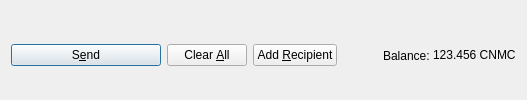
         <widget class="QFrame" name="frame_Send">
          <layout class="QHBoxLayout" name="horizontalLayout">
           <property name="bottomMargin">
            <number>0</number>
           </property>
           <item>
            <widget class="QPushButton" name="sendButton">
             <property name="minimumSize">
              <size>
               <width>150</width>
               <height>0</height>
              </size>
             </property>
             <property name="toolTip">
              <string>Confirm the send action</string>
             </property>
             <property name="text">
              <string>S&amp;end</string>
             </property>
             <property name="icon">
              <iconset resource="../cryptonodes.qrc">
               <normaloff>:/icons/send</normaloff>:/icons/send</iconset>
             </property>
             <property name="autoDefault">
              <bool>false</bool>
             </property>
             <property name="default">
              <bool>true</bool>
             </property>
            </widget>
           </item>
           <item>
            <widget class="QPushButton" name="clearButton">
             <property name="sizePolicy">
              <sizepolicy hsizetype="Minimum" vsizetype="Fixed">
               <horstretch>0</horstretch>
               <verstretch>0</verstretch>
              </sizepolicy>
             </property>
             <property name="toolTip">
              <string>Clear all fields of the form.</string>
             </property>
             <property name="text">
              <string>Clear &amp;All</string>
             </property>
             <property name="icon">
              <iconset resource="../cryptonodes.qrc">
               <normaloff>:/icons/remove</normaloff>:/icons/remove</iconset>
             </property>
             <property name="autoDefault">
              <bool>false</bool>
             </property>
            </widget>
           </item>
           <item>
            <widget class="QPushButton" name="addButton">
             <property name="toolTip">
              <string>Send to multiple recipients at once</string>
             </property>
             <property name="text">
              <string>Add &amp;Recipient</string>
             </property>
             <property name="icon">
              <iconset resource="../cryptonodes.qrc">
               <normaloff>:/icons/add</normaloff>:/icons/add</iconset>
             </property>
             <property name="autoDefault">
              <bool>false</bool>
             </property>
            </widget>
           </item>
           <item>
            <spacer name="horizontalSpacer">
             <property name="orientation">
              <enum>Qt::Horizontal</enum>
             </property>
             <property name="sizeHint" stdset="0">
              <size>
               <width>40</width>
               <height>20</height>
              </size>
             </property>
            </spacer>
           </item>
           <item>
            <layout class="QHBoxLayout" name="horizontalLayout_2">
             <property name="spacing">
              <number>3</number>
             </property>
             <item>
              <widget class="QLabel" name="label">
               <property name="text">
                <string>Balance:</string>
               </property>
              </widget>
             </item>
             <item>
              <widget class="QLabel" name="labelBalance">
               <property name="sizePolicy">
                <sizepolicy hsizetype="Preferred" vsizetype="Fixed">
                 <horstretch>0</horstretch>
                 <verstretch>0</verstretch>
                </sizepolicy>
               </property>
               <property name="cursor">
                <cursorShape>IBeamCursor</cursorShape>
               </property>
               <property name="text">
                <string notr="true">123.456 CNMC</string>
               </property>
               <property name="textInteractionFlags">
                <set>Qt::LinksAccessibleByMouse|Qt::TextSelectableByKeyboard|Qt::TextSelectableByMouse</set>
               </property>
              </widget>
             </item>
            </layout>
           </item>
          </layout>
         </widget>
